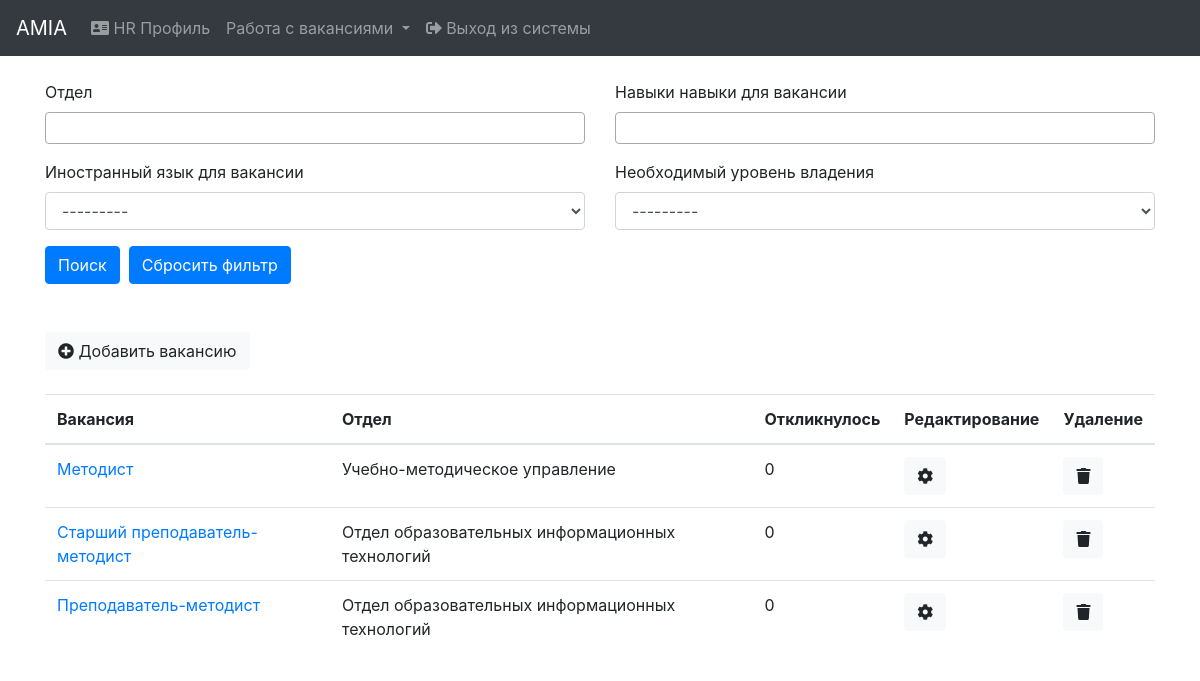
Before: /hr/ (signed in) with the older database file.
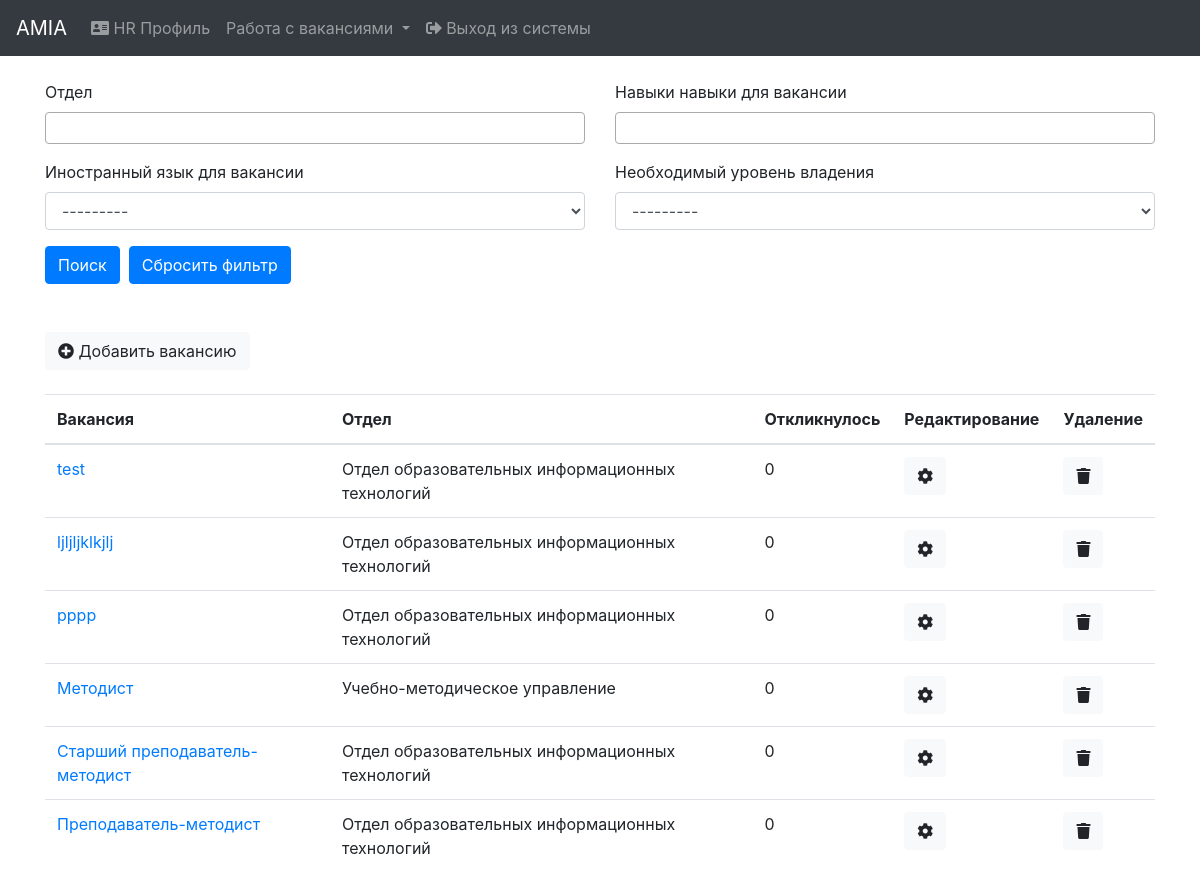
After: the same page with the newer database file.
### institution/models.py (models this page shows, shortened)
class Vacancy(models.Model):
    OPENED = 1
    COMPLETED = 2
    BLOCKED = 3
    STATUSES = [
        (OPENED, 'Opened'),
        (COMPLETED, 'Completed'),
        (BLOCKED, 'Blocked'),
    ]
    vacancy = models.CharField(max_length=255, verbose_name="Vacancy")
    date_added = models.DateTimeField(verbose_name="Date added", auto_now_add=True)
    who_added = models.ForeignKey(User, on_delete=models.SET_NULL, verbose_name="Who added", blank=True, null=True)
    description = models.TextField(verbose_name="Description", blank=True, null=True)
    institution = models.ForeignKey(Institution, on_delete=models.CASCADE, verbose_name="Institution")
    responded = models.ManyToManyField(SocialProfile, verbose_name="Responded", through='RespondedVacancy')
    status = models.IntegerField(verbose_name="Status", choices=STATUSES, default=OPENED)
    skills = models.ManyToManyField(Skill, verbose_name="Skills", blank=True)
    languages = models.ManyToManyField(Language, verbose_name="Language", through='LanguageWithLevelVacancy')
    class Meta:
        ordering = ('vacancy',)
        verbose_name = 'Vacancy'
        verbose_name_plural = 'Vacancies'

class Institution(models.Model):
    institution_name = models.CharField(max_length=255, verbose_name="Institution name")
    info_about = models.TextField(verbose_name="About", blank=True, null=True)
    img = models.ImageField(verbose_name="Image", blank=True, null=True, upload_to='institutions')
    subscribers = models.ManyToManyField(SocialProfile, verbose_name="Subscribers")
    def __str__(self):
        return self.institution_name
    class Meta:
        ordering = ('institution_name',)
        verbose_name = 'Institution'
        verbose_name_plural = 'Institution'

### hr/views.py (the view)
# urls.py: path('', views.MainView.as_view(), name='main'),
class MainView(LoginRequiredMixin, View):
    def get(self, request):
        f = VacancyFilter(request.GET, queryset=Vacancy.objects.all().order_by('-pk'))
        paginator = Paginator(f.qs, 50)
        page = request.GET.get('page')
        vacancies = paginator.get_page(page)
        return render(request, 'institution/vacancies/hr_main_vacancies.html', {'vacancies': vacancies,
                                                                                'filter': f,
                                                                                })

### context_processors/models_context.py (called while the page is built)
def models_context(request):
    return {'educational': EducationalInstitution.objects.all(),
            'language_levels': LanguageLevel.objects.all(),
            'languages': Language.objects.all(),
            'specialties': Specialty.objects.all(),
            'skills': Skill.objects.all(),
            'interests': Interest.objects.all(),
            }

### social_profile/models.py (called while the page is built)
    def __str__(self):
        return self.language_name

### institution/templates/institution/vacancies/hr_main_vacancies.html (shortened to what this page needs)
{% extends 'base.html' %}
{% block content %}
    {% include 'hr/navbar_hr.html' %}<br>
    <div class="container">
        {% include 'institution/vacancies/search_form.html' %}<br>
<br>
    <a href="{% url 'institution:vacancy_add' %}" class="btn btn-light"><i class="fas fa-plus-circle"></i> Добавить вакансию</a><br><br>
        <div class="row">
            <div class="col-lg-12">
                <table class="table table-hover">
                    <thead>
                    <tr>
                        <th scope="col">Вакансия</th>
                        <th scope="col">Отдел</th>
                        <th scope="col">Откликнулось</th>
                        <th scope="col">Редактирование</th>
                        <th scope="col">Удаление</th>
                    </tr>
                    </thead>
                    <tbody>
                    {% for vacancy in vacancies %}
                        <tr>
                            <td><a href="">{{ vacancy.vacancy }}</a></td>
                            <td>{{ vacancy.institution.institution_name }}</td>
                            <td>{{ vacancy.responded.count }}</td>
                            <td><a href="{% url 'institution:vacancy_update' vacancy.id %}" class="btn btn-light"><i class="fas fa-cog"></i></a></td>
                            <td><a href="" class="btn btn-light"><i class="fas fa-trash"></i></a></td>
                        </tr>
                    {% endfor %}
                    </tbody>
                </table>
            </div>
        </div>
    </div>
{% endblock %}

Changed rows visible on the page:
added Vacancy: vacancy "test", institution.institution_name "Отдел образовательных информационных технологий", responded.count "0"
added Vacancy: vacancy "ljljljklkjlj", institution.institution_name "Отдел образовательных информационных технологий", responded.count "0"
added Vacancy: vacancy "pppp", institution.institution_name "Отдел образовательных информационных технологий", responded.count "0"
